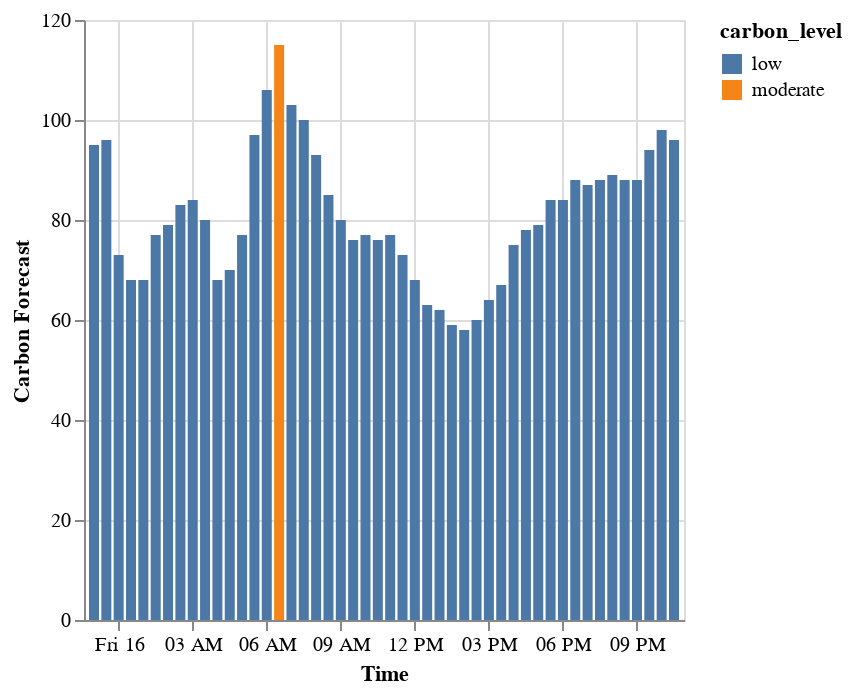

Here is the notebook cell this chart was saved with:
### Code cell
carbon_chart_bar = alt.Chart(carbon_df).mark_bar().encode(alt.X('publish_time:T', title='Time'),
                                                       y=alt.Y('forecast:Q', title='Carbon Forecast'),color='carbon_level')
carbon_chart_bar

### Figure 1 — Vega-Lite specification as saved in the notebook (floating-point values rounded to 4 significant figures)
{"config": {"view": {"continuousWidth": 300, "continuousHeight": 300}}, "data": {"name": "data-18f2ccf22198f2afa293b97a40f0bc4c"}, "mark": {"type": "bar"}, "encoding": {"color": {"field": "carbon_level", "type": "nominal"}, "x": {"field": "publish_time", "title": "Time", "type": "temporal"}, "y": {"field": "forecast", "title": "Carbon Forecast", "type": "quantitative"}}, "$schema": "https://vega.github.io/schema/vega-lite/v5.20.1.json", "datasets": {"data-18f2ccf22198f2afa293b97a40f0bc4c": [{"publish_time": "2024-08-15T23:00:00", "forecast": 95, "carbon_level": "low"}, {"publish_time": "2024-08-15T23:30:00", "forecast": 96, "carbon_level": "low"}, {"publish_time": "2024-08-16T00:00:00", "forecast": 73, "carbon_level": "low"}, {"publish_time": "2024-08-16T00:30:00", "forecast": 68, "carbon_level": "low"}, {"publish_time": "2024-08-16T01:00:00", "forecast": 68, "carbon_level": "low"}, {"publish_time": "2024-08-16T01:30:00", "forecast": 77, "carbon_level": "low"}, {"publish_time": "2024-08-16T02:00:00", "forecast": 79, "carbon_level": "low"}, {"publish_time": "2024-08-16T02:30:00", "forecast": 83, "carbon_level": "low"}, {"publish_time": "2024-08-16T03:00:00", "forecast": 84, "carbon_level": "low"}, {"publish_time": "2024-08-16T03:30:00", "forecast": 80, "carbon_level": "low"}, {"publish_time": "2024-08-16T04:00:00", "forecast": 68, "carbon_level": "low"}, {"publish_time": "2024-08-16T04:30:00", "forecast": 70, "carbon_level": "low"}, {"publish_time": "2024-08-16T05:00:00", "forecast": 77, "carbon_level": "low"}, {"publish_time": "2024-08-16T05:30:00", "forecast": 97, "carbon_level": "low"}, {"publish_time": "2024-08-16T06:00:00", "forecast": 106, "carbon_level": "low"}, {"publish_time": "2024-08-16T06:30:00", "forecast": 115, "carbon_level": "moderate"}, {"publish_time": "2024-08-16T07:00:00", "forecast": 103, "carbon_level": "low"}, {"publish_time": "2024-08-16T07:30:00", "forecast": 100, "carbon_level": "low"}, {"publish_time": "2024-08-16T08:00:00", "forecast": 93, "carbon_level": "low"}, {"publish_time": "2024-08-16T08:30:00", "forecast": 85, "carbon_level": "low"}, {"publish_time": "2024-08-16T09:00:00", "forecast": 80, "carbon_level": "low"}, {"publish_time": "2024-08-16T09:30:00", "forecast": 76, "carbon_level": "low"}, {"publish_time": "2024-08-16T10:00:00", "forecast": 77, "carbon_level": "low"}, {"publish_time": "2024-08-16T10:30:00", "forecast": 76, "carbon_level": "low"}, {"publish_time": "2024-08-16T11:00:00", "forecast": 77, "carbon_level": "low"}, {"publish_time": "2024-08-16T11:30:00", "forecast": 73, "carbon_level": "low"}, {"publish_time": "2024-08-16T12:00:00", "forecast": 68, "carbon_level": "low"}, {"publish_time": "2024-08-16T12:30:00", "forecast": 63, "carbon_level": "low"}, {"publish_time": "2024-08-16T13:00:00", "forecast": 62, "carbon_level": "low"}, {"publish_time": "2024-08-16T13:30:00", "forecast": 59, "carbon_level": "low"}, {"publish_time": "2024-08-16T14:00:00", "forecast": 58, "carbon_level": "low"}, {"publish_time": "2024-08-16T14:30:00", "forecast": 60, "carbon_level": "low"}, {"publish_time": "2024-08-16T15:00:00", "forecast": 64, "carbon_level": "low"}, {"publish_time": "2024-08-16T15:30:00", "forecast": 67, "carbon_level": "low"}, {"publish_time": "2024-08-16T16:00:00", "forecast": 75, "carbon_level": "low"}, {"publish_time": "2024-08-16T16:30:00", "forecast": 78, "carbon_level": "low"}, {"publish_time": "2024-08-16T17:00:00", "forecast": 79, "carbon_level": "low"}, {"publish_time": "2024-08-16T17:30:00", "forecast": 84, "carbon_level": "low"}, {"publish_time": "2024-08-16T18:00:00", "forecast": 84, "carbon_level": "low"}, {"publish_time": "2024-08-16T18:30:00", "forecast": 88, "carbon_level": "low"}, {"publish_time": "2024-08-16T19:00:00", "forecast": 87, "carbon_level": "low"}, {"publish_time": "2024-08-16T19:30:00", "forecast": 88, "carbon_level": "low"}, {"publish_time": "2024-08-16T20:00:00", "forecast": 89, "carbon_level": "low"}, {"publish_time": "2024-08-16T20:30:00", "forecast": 88, "carbon_level": "low"}, {"publish_time": "2024-08-16T21:00:00", "forecast": 88, "carbon_level": "low"}, {"publish_time": "2024-08-16T21:30:00", "forecast": 94, "carbon_level": "low"}, {"publish_time": "2024-08-16T22:00:00", "forecast": 98, "carbon_level": "low"}, {"publish_time": "2024-08-16T22:30:00", "forecast": 96, "carbon_level": "low"}]}}
